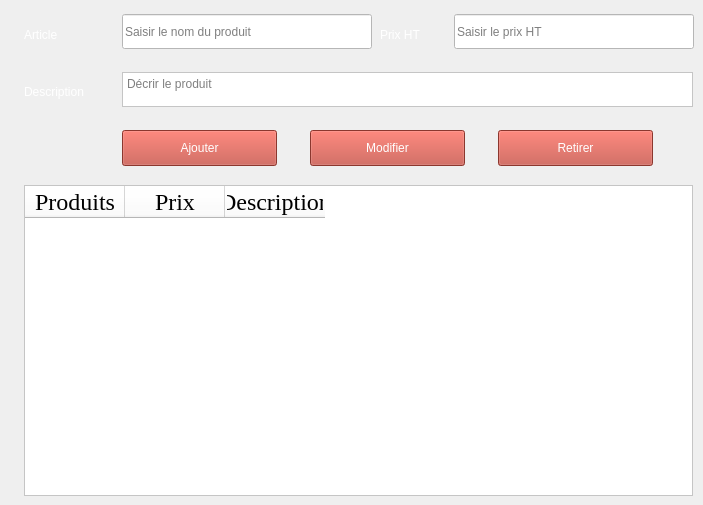
       <widget class="QWidget" name="page_modifier">
        <widget class="QLabel" name="label_52">
         <property name="geometry">
          <rect>
           <x>24</x>
           <y>25</y>
           <width>58</width>
           <height>20</height>
          </rect>
         </property>
         <property name="styleSheet">
          <string notr="true">color: rgb(255, 255, 255);
font: 18pt &quot;Times New Roman&quot;;</string>
         </property>
         <property name="text">
          <string>Article</string>
         </property>
        </widget>
        <widget class="QLineEdit" name="prixht_modifier">
         <property name="geometry">
          <rect>
           <x>454</x>
           <y>14</y>
           <width>240</width>
           <height>35</height>
          </rect>
         </property>
         <property name="styleSheet">
          <string notr="true">background-color: rgb(255, 255, 255);
font: 18pt &quot;Times New Roman&quot;;</string>
         </property>
         <property name="placeholderText">
          <string>Saisir le prix HT</string>
         </property>
        </widget>
        <widget class="QPushButton" name="pushButton_57">
         <property name="geometry">
          <rect>
           <x>122</x>
           <y>130</y>
           <width>155</width>
           <height>36</height>
          </rect>
         </property>
         <property name="styleSheet">
          <string notr="true">color: rgb(255, 255, 255);
font: 18pt &quot;Times New Roman&quot;;
background-color: rgb(195, 77, 64);</string>
         </property>
         <property name="text">
          <string>Ajouter</string>
         </property>
        </widget>
        <widget class="QPushButton" name="modifier_modifier">
         <property name="geometry">
          <rect>
           <x>310</x>
           <y>130</y>
           <width>155</width>
           <height>36</height>
          </rect>
         </property>
         <property name="styleSheet">
          <string notr="true">color: rgb(255, 255, 255);
font: 18pt &quot;Times New Roman&quot;;
background-color: rgb(195, 77, 64);</string>
         </property>
         <property name="text">
          <string>Modifier</string>
         </property>
        </widget>
        <widget class="QLabel" name="label_53">
         <property name="geometry">
          <rect>
           <x>380</x>
           <y>25</y>
           <width>58</width>
           <height>20</height>
          </rect>
         </property>
         <property name="styleSheet">
          <string notr="true">color: rgb(255, 255, 255);
font: 18pt &quot;Times New Roman&quot;;</string>
         </property>
         <property name="text">
          <string>Prix HT</string>
         </property>
        </widget>
        <widget class="QTextEdit" name="description_document">
         <property name="geometry">
          <rect>
           <x>122</x>
           <y>72</y>
           <width>571</width>
           <height>35</height>
          </rect>
         </property>
         <property name="styleSheet">
          <string notr="true">background-color: rgb(255, 255, 255);
font: 18pt &quot;Times New Roman&quot;;</string>
         </property>
         <property name="placeholderText">
          <string>Décrir le produit</string>
         </property>
        </widget>
        <widget class="QLabel" name="label_54">
         <property name="geometry">
          <rect>
           <x>24</x>
           <y>82</y>
           <width>83</width>
           <height>20</height>
          </rect>
         </property>
         <property name="styleSheet">
          <string notr="true">color: rgb(255, 255, 255);
font: 18pt &quot;Times New Roman&quot;;</string>
         </property>
         <property name="text">
          <string>Description</string>
         </property>
        </widget>
        <widget class="QLineEdit" name="nomduproduit_modifier">
         <property name="geometry">
          <rect>
           <x>122</x>
           <y>14</y>
           <width>250</width>
           <height>35</height>
          </rect>
         </property>
         <property name="statusTip">
          <string/>
         </property>
         <property name="whatsThis">
          <string/>
         </property>
         <property name="styleSheet">
          <string notr="true">background-color: rgb(255, 255, 255);
font: 18pt &quot;Times New Roman&quot;;</string>
         </property>
         <property name="text">
          <string/>
         </property>
         <property name="placeholderText">
          <string>Saisir le nom du produit</string>
         </property>
        </widget>
        <widget class="QTableWidget" name="table_modifier">
         <property name="geometry">
          <rect>
           <x>24</x>
           <y>185</y>
           <width>669</width>
           <height>311</height>
          </rect>
         </property>
         <property name="styleSheet">
          <string notr="true">background-color: rgb(255, 255, 255);</string>
         </property>
         <column>
          <property name="text">
           <string>Produits</string>
          </property>
          <property name="font">
           <font>
            <family>Times New Roman</family>
            <pointsize>18</pointsize>
           </font>
          </property>
         </column>
         <column>
          <property name="text">
           <string>Prix</string>
          </property>
          <property name="font">
           <font>
            <family>Times New Roman</family>
            <pointsize>18</pointsize>
           </font>
          </property>
         </column>
         <column>
          <property name="text">
           <string>Description</string>
          </property>
          <property name="font">
           <font>
            <family>Times New Roman</family>
            <pointsize>18</pointsize>
           </font>
          </property>
         </column>
        </widget>
        <widget class="QPushButton" name="retirer_modifier">
         <property name="geometry">
          <rect>
           <x>498</x>
           <y>130</y>
           <width>155</width>
           <height>36</height>
          </rect>
         </property>
         <property name="styleSheet">
          <string notr="true">color: rgb(255, 255, 255);
font: 18pt &quot;Times New Roman&quot;;
background-color: rgb(195, 77, 64);</string>
         </property>
         <property name="text">
          <string>Retirer</string>
         </property>
        </widget>
       </widget>
